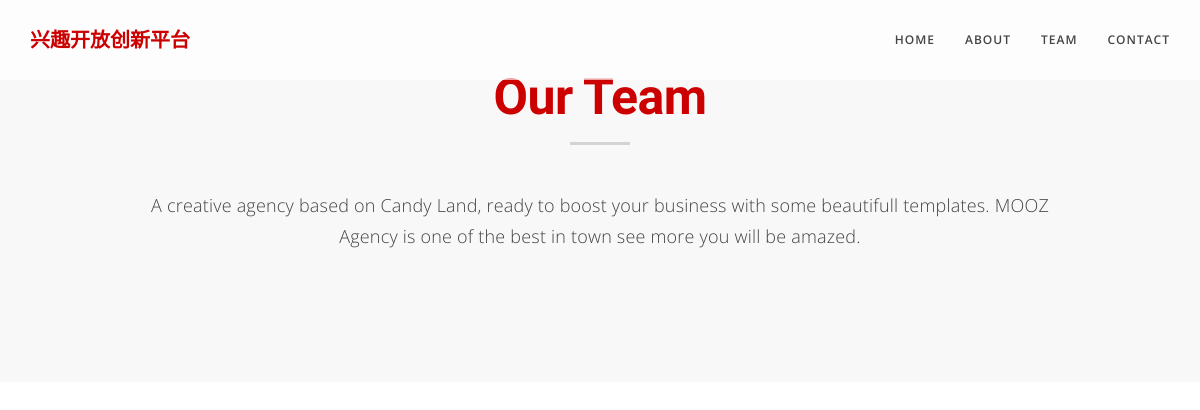
Page /team/ on the earlier database version.
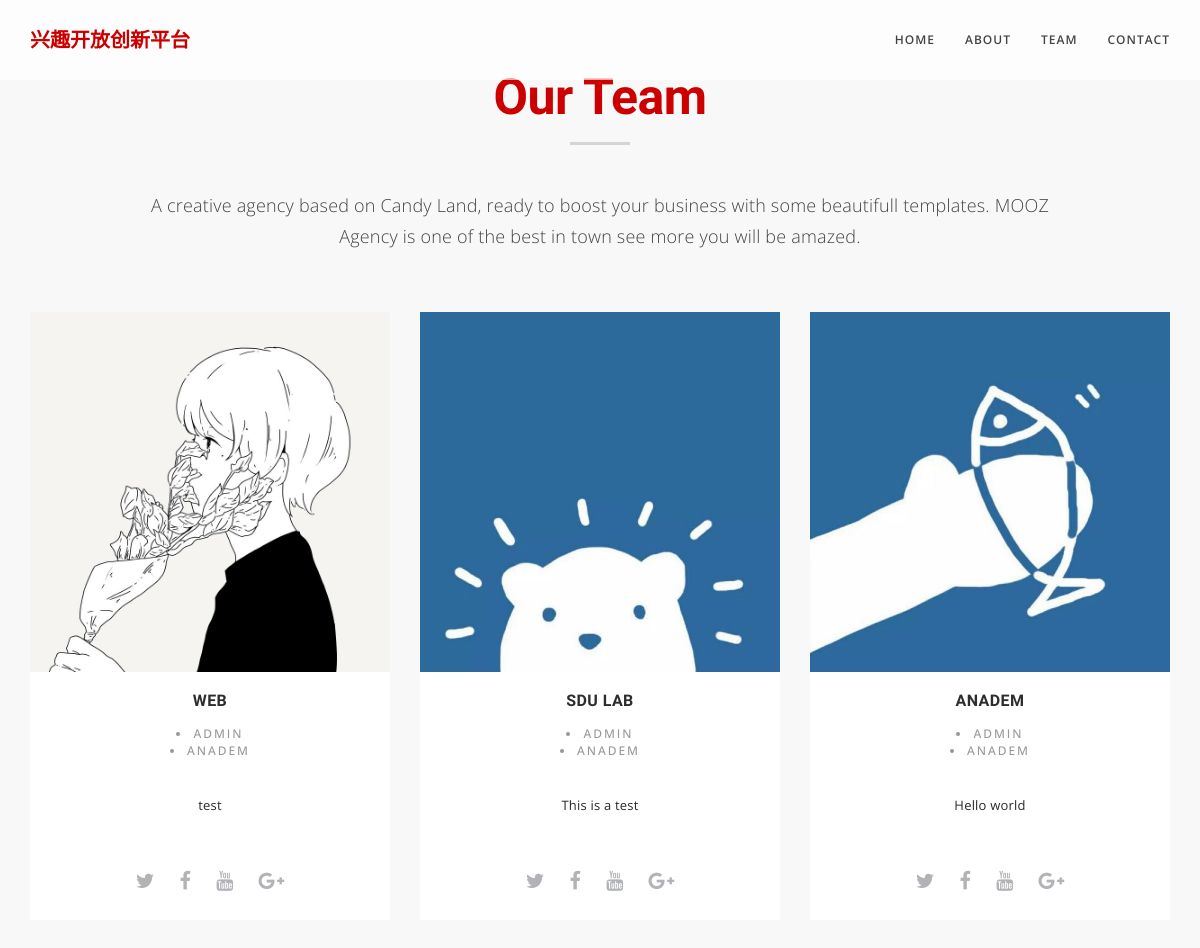
Same page on the later database version.
### blog/models.py (models this page shows, shortened)
class Team(models.Model):
    name = models.ForeignKey(TeamName, on_delete=models.CASCADE)
    member = models.ManyToManyField(settings.AUTH_USER_MODEL, blank=True)
    img = models.ImageField(upload_to='img', blank=True)
    body = models.TextField(blank=True)
    projectname = models.ManyToManyField(ProjectName, blank=True)
    excerpt = models.CharField(max_length=200, blank=True)

class TeamName(models.Model):
    name = models.CharField(max_length=100)
    def __str__(self):
        return self.name

### users/models.py (models this page shows)
class User(AbstractUser):
    nickname = models.CharField(max_length=50, blank=True)
    email = models.EmailField(unique=True)
    class Meta(AbstractUser.Meta):
        pass

### blog/views.py (the view)
# urls.py: url(r'^team/', views.TeamView.as_view(), name='team'),
class TeamView(ListView):
    model = Team
    template_name = 'blog/team.html'
    context_object_name = 'team_list'

### templates/blog/team.html (shortened to what this page needs)
{% extends "blog/home.html" %}
{% load staticfiles %}
{% load blog_tags %}
{%block page_top%}
<a class="page-scroll" href="/">Home</a>
{%endblock page_top%}
{%block body %}
<section id="team" class="light-bg">
    <div class="container">
        <div class="row">
            <div class="col-lg-12 text-center">
                <div class="section-title">
                    <h2>Our Team</h2>
                    <p>A creative agency based on Candy Land, ready to boost your business with some beautifull templates. MOOZ Agency is one of the best in town see more you will be amazed.</p>
                </div>
            </div>
        </div>
        <div class="row">
            {% for team in team_list %}
            <div class="col-md-4">
                <div class="team-item">
                    <div class="team-image">
                        <img src="{{ team.img.url }}" class="img-responsive" alt="author">
                    </div>
                    <div class="team-text">
                        <h3>{{ team.name }}</h3>
                        <div class="team-position">
                            {% for member in team.member.all %}
                            <li>{{ member }}</li>
                            {% endfor %}
                        </div>
                        <p>{{ team.excerpt }}</p>
                        <div class="team-socials">
                            <a href="#"><i class="fa fa-twitter"></i></a>
                            <a href="#"><i class="fa fa-facebook"></i></a>
                            <a href="#"><i class="fa fa-youtube"></i></a>
                            <a href="#"><i class="fa fa-google-plus"></i></a>
                        </div>
                    </div>
                </div>
            </div>
            {% endfor %}
        </div>
    </div>
</section>
{%endblock body%}

### templates/blog/home.html (shortened to what this page needs)
{% load staticfiles %}
{% load blog_tags %}
<!DOCTYPE html>
<html lang="en">
<head>
    <link href="{% static 'css/bootstrap.css' %} " rel="stylesheet">
    <link rel="stylesheet" href="https://maxcdn.bootstrapcdn.com/font-awesome/4.4.0/css/font-awesome.min.css">
    <link href="{% static 'css/clean-blog.css'%}" rel="stylesheet">
    <link type='text/css' href="{% static 'css/owl.carousel.css' %} " rel="stylesheet">
    <link type='text/css' href="{% static 'css/owl.theme.default.min.css' %} " rel="stylesheet">
    <link type='text/css' href="{% static 'css/animate.css' %}" rel="stylesheet">
    <link type='text/css' href="{% static 'css/style.css' %} " rel="stylesheet">
</head>
<body id="page-top">
    {%block page-top%}
    <nav class="navbar navbar-default navbar-fixed-top">
        <div class="container ">
            <a class="navbar-brand page-scroll" style="color: #cc0000; font-size: 20px;" href="#page-top">兴趣开放创新平台</a>
            <div class="collapse navbar-collapse" id="bs-example-navbar-collapse-1 navbarResponsive">
                <ul class="nav navbar-nav navbar-right">
                    <li>
                        {%block page_top%}{%endblock page_top%}
                    </li>
                    <li>
                        <a class="page-scroll" href="#about">About</a>
                    </li>
                    <li>
                        <a class="page-scroll" href="#team">Team</a>
                    </li>
                    <li>
                        <a class="page-scroll" href="#contact">Contact</a>
                    </li>
                </ul>
            </div>
        </div>
    </nav>
    {%endblock page-top%}
    {%block body%}{%endblock body%}
</body>
</html>

### static/css/clean-blog.css (style rules this page uses)
body { font-size: 20px; color: #212529; font-family: 'Lora', 'Times New Roman', serif; }
p { line-height: 1.5; margin: 30px 0; }
h1, h2, h3, h4, h5, h6 { font-weight: 800; font-family: 'Open Sans', 'Helvetica Neue', Helvetica, Arial, sans-serif; }
a { color: #212529; -webkit-transition: all 0.2s; transition: all 0.2s; }

### static/css/style.css (style rules this page uses)
body { margin: 0px; font-family: "Open Sans", Sans-serif; }
h1, h2, h3, h4, h5, h6 { font-weight: 300; letter-spacing: 0.4px; font-family: "Raleway", Sans-serif; color: #232323; }
p { font-family: 'Open Sans', sans-serif; font-size: 15px; font-weight: 300; line-height: 23px; letter-spacing: 0.2px; color: #444444; }
a, a:hover, a:focus, a:active, a.active { outline: 0; }
@media (min-width: 768px) { section { padding: 150px 0; } }
section { padding: 70px 0; }
ul { padding-left: 0; padding-top: 10px; }
ul li { list-style: none; padding-bottom: 10px; font-family: 'Open Sans', sans-serif; font-size: 14px; font-weight: 500; line-height: 23px; letter-spacing: 0.2px; color: #000000; }
.navbar-default { background-color: #fff; border-color: transparent }
.navbar-default .navbar-brand { color: #fff; font-family: 'Open Sans', 'Helvetica Neue', Helvetica, Arial, sans-serif; margin-left: 10px; font-weight: bold; }
.navbar-default .navbar-collapse { border-color: rgba(255,255,255,.02) }
.navbar-default .nav li a { font-family: "Open Sans",sans-serif; text-transform: uppercase; font-size: 12px; font-weight: 600; letter-spacing: 1px; color: #444448; }
@media (min-width:768px) { .navbar-default { background-color: rgba(255, 255, 255, 0.65); padding: 5px 0; -webkit-transition:padding .3s; -moz-transition:padding .3s; transition:padding .3s; border:0 } }
@media (min-width:768px) { .navbar-default .navbar-brand { font-size: 2em; -webkit-transition:all .3s; -moz-transition:all .3s; transition:all .3s; margin-top: 10px; margin-left: 10px; } }
.section-title h2 { font-size: 50px; color: #cc0000; font-weight: 900; letter-spacing: -0.6px; position: relative; margin: 0 0 50px 0; padding-bottom: 15px; }
.section-title h2:after { left: 50%; z-index: 1; width: 60px; height: 3px; content: " "; bottom: -5px; margin-left: -30px; text-align: center; position: absolute; background: #D4D4D4; }
.section-title p { font-size: 18px; font-weight: 300; line-height: 31px; height: 20%; margin: 20px 100px 60px 100px; }
.light-bg { background-color: #f8f8f8; }
.team-item { text-align: center; background-color: #fff; }
.team-item h3 { font-size: 16px; font-weight: 800; text-transform: uppercase; color: #2D2D2D; }
.team-item .team-position { color: #989898; font-size: 12px; margin: 15px 0 10px; text-transform: uppercase; font-weight: 500; letter-spacing: 2px; }
.team-item p { font-size: 13px; font-weight: 400; color: #292929; padding: 5px 10px 20px 10px; }
.team-socials { padding-bottom: 25px; }
.team-socials a { color: #B2B3B7; font-size: 20px; margin: 0 10px; }

Differences in the rows shown:
added Team: img (picture), name "WEB", excerpt "test"
now on this page (row edited): User: username "ADMIN"
added User: username "ANADEM"
added Team: img (picture), name "SDU LAB", excerpt "This is a test"
added Team: img (picture), name "ANADEM", excerpt "Hello world"
